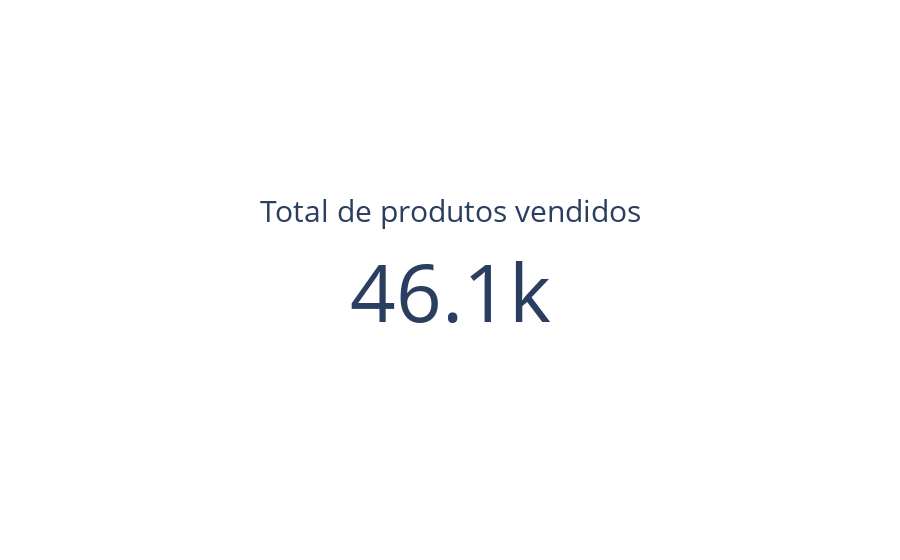

The cell this chart's notebook holds for it:
### Code cell
fig2 = go.Figure()
fig2.add_trace(go.Indicator(
    mode='number',
    title={"text": f"<span style='font-size:150%'>Total de produtos vendidos</span><br><span style='font-size:70%'></span><br>"},
    value=df['Number of products sold'].sum(),
))

fig2.show()

### Figure 1 — Plotly figure (JSON) as saved in the notebook; plotly's stock layout.template omitted (floating-point values rounded to 4 significant figures)
{"data": [{"mode": "number", "title": {"text": "<span style='font-size:150%'>Total de produtos vendidos</span><br><span style='font-size:70%'></span><br>"}, "type": "indicator", "value": 46099}], "layout": {"autosize": true}}
